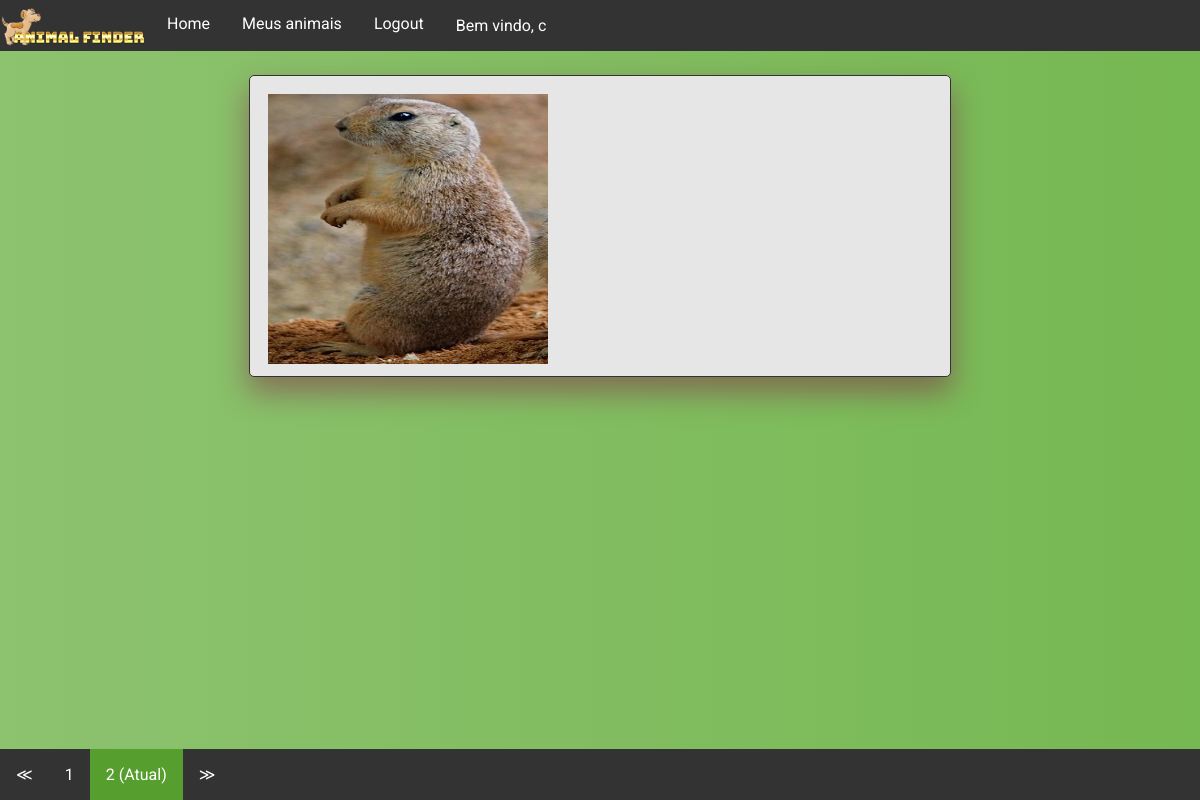
Screenshot of /?page=2 (signed in) with the database file from the repository.
### usuario/models.py (models this page shows, shortened)
class Dono(AbstractBaseUser):
    email = models.EmailField(verbose_name="email", unique=True, max_length=100)
    nome = models.CharField(max_length=100)
    telefone = models.CharField(max_length=20)
    date_joined = models.DateTimeField(verbose_name="date_joined", auto_now_add=True)
    last_login = models.DateTimeField(verbose_name="last_login", auto_now=True)
    is_admin = models.BooleanField(default=False)
    is_active = models.BooleanField(default=True)
    is_staff = models.BooleanField(default=False)
    is_superuser = models.BooleanField(default=False)
    USERNAME_FIELD = 'email'
    REQUIRED_FIELDS = ['nome', 'telefone']
    objects = DonoManager()

### main/models.py (models this page shows, shortened)
class Animal(models.Model):
    foto  = models.ImageField(upload_to=UploadToPathAndRename('{}'.format(time.strftime("%Y_%m_%d_"))))
    nome  = models.CharField(max_length=100)
    idade = models.CharField(max_length=3, blank=True)
    cidade_desaparecimento = models.CharField(max_length=50)
    estado_desaparecimento = models.CharField(max_length=50)
    status = models.IntegerField(choices=STATUS_ANIMAL, default=1, blank=True)
    dono = models.ForeignKey(Dono, on_delete=models.CASCADE,  null=True)
    informacoes_extras = models.TextField(max_length=250, blank=True)

### main/views.py (the view)
# urls.py: 2. Add a URL to urlpatterns:  path('', views.home, name='home')
def home(request):
    animais_cadastrados =  [i for i in Animal.objects.all() if i.status == 1]
    page = request.GET.get('page', 1)
    paginator = Paginator(animais_cadastrados, 5)
    try:
        animais_cadastrados = paginator.page(page)
    except PageNotAnInteger:
        animais_cadastrados = paginator.page(1)
    except EmptyPage:
        animais_cadastrados = paginator.page(paginator.num_pages)
    return render(request, 'home.html', {'animais_cadastrados': animais_cadastrados})

### main/templates/home.html (shortened to what this page needs)
{% extends 'base.html' %}
{% block css %}
  {% load static %}
  <link href="{% static 'one_animal_style.css' %}"  rel="stylesheet">
  {% load static %}
  <link href="{% static 'pagination_style.css' %}"  rel="stylesheet">
{% endblock css %}
{% block content %}
  {% for animal in animais_cadastrados %}
      <div id="container_animal">
            <div class="imagem_animal">
              {% if animal.foto %}
                {% load static %}
                <img src="{{ animal.foto.url }}" width=50%>
              {% endif %}
            </div>
      </div>
  {% endfor %}
  <div class="pagination">
    {% if animais_cadastrados.has_other_pages %}
      <ul>
    {% if animais_cadastrados.has_previous %}
      <li><a href="?page={{ animais_cadastrados.previous_page_number }}">&#8810;</a></li>
    {% else %}
      <li class="disabled"><span>&#8810;</span></li>
    {% endif %}
    {% for i in animais_cadastrados.paginator.page_range %}
      {% if animais_cadastrados.number == i %}
    <li class="active"><span>{{ i }} <span class="sr-only">(Atual)</span></span></li>
      {% else %}
    <li><a href="?page={{ i }}">{{ i }}</a></li>
      {% endif %}
    {% endfor %}
    {% if animais_cadastrados.has_next %}
      <li><a href="?page={{ animais_cadastrados.next_page_number }}">&#8811;</a></li>
    {% else %}
      <li class="disabled"><span>&#8811;</span></li>
    {% endif %}
      </ul>
    {% endif %}
  </div>
{% endblock content %}

### main/templates/base.html
<!DOCTYPE html>
<html>
<head>
  {% load static %}
  <link href="{% static 'general_style.css' %}"  rel="stylesheet">
  {% block css %}
  {% endblock css %}
  {% load static %}
  <link href="{% static 'nav_style.css' %}"  rel="stylesheet">
    <div class="nav">
      <ul>
          <li class="li-logo"><img class="logo" src="/static/ANIMAL_FINDER_LOGO.png" alt="Logo"></li>
      {% if request.user.is_authenticated %}
          <li><a href="{% url 'home' %}">Home</a></li>
          <li><a href="{% url 'meus_animais' %}">Meus animais</a></li>
          <li><a href="{% url 'logout' %}">Logout</a></li>
          <li class='welcome_message'><p>Bem vindo, {{request.user.nome}}</p></li>
      {% else %}
          <li><a href="{% url 'home' %}">Home</a></li>
          <li><a href="{% url 'register' %}">Registrar</a></li>
          <li><a href="{% url 'login' %}">Login</a></li>
      {% endif %}
      </ul>
    </div>
</head>
<body>
  {% block content %}
  {% endblock content %}
</body>
</html>

### static/general_style.css (style rules this page uses)
* { font-family: "Roboto", sans-serif; }
body { border: 0px; margin: 0px; background: #76b852; background: -webkit-linear-gradient(right, #76b852, #8DC26F); background: -moz-linear-gradient(right, #76b852, #8DC26F); background: -o-linear-gradient(right, #76b852, #8DC26F); background: linear-gradient(to left, #76b852, #8DC26F); font-family: "Roboto", sans-serif; -webkit-font-smoothing: antialiased; -moz-osx-font-smoothing: grayscale; }

### static/one_animal_style.css (style rules this page uses)
#container_animal { box-shadow: 0 15px 30px 1px rgba(128, 0, 65, 0.41); background: rgba(230, 230, 230, 1); text-align: center; border-radius: 5px; overflow: hidden; margin: 2% auto; height: 300px; width: 700px; border: 1px solid #333; }
.imagem_animal { display: inline-block; position: relative; overflow: hidden; height: 90%; float: left; width: 40%; margin: 2.5%; }
#container_animal img { width: 100%;height: 100%; }

### main/static/pagination_style.css (style rules this page uses)
.pagination { position: fixed; bottom: 0; width: 100%; margin: 0; }
.pagination ul { list-style-type: none; margin: 0; padding: 0; overflow: hidden; background-color: #333; }
.pagination li { display: inline-block; color: white; float: left; padding: 16px 16px; text-decoration: none; }
.pagination li a { display: block; color: white; text-align: center; text-decoration: none; }
.pagination li.active { background-color: #569e2e; color: white; }

### static/nav_style.css (style rules this page uses)
.nav ul { list-style-type: none; margin: 0; padding: 0; overflow: hidden; background-color: #333; }
.nav li { float: left; }
.nav li a { display: block; color: white; text-align: center; padding: 14px 16px; text-decoration: none; }
.nav li p { padding: 0px 14px 0px 16px; color: white; }

### rows the page displays
Dono: user.nome "c"
Animal: foto (picture)

### other values shown
{{ i }} "1"
{{ i }} "2"
